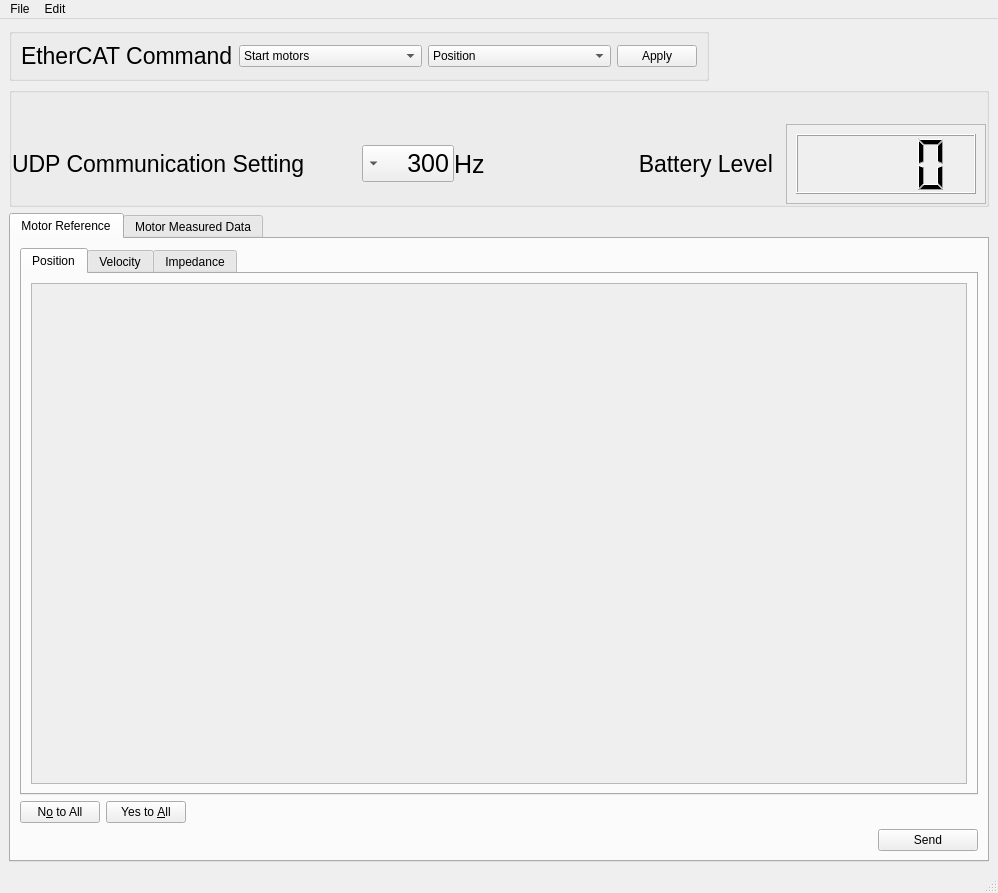
<?xml version="1.0" encoding="UTF-8"?>
<ui version="4.0">
 <class>MainWindow</class>
 <widget class="QMainWindow" name="MainWindow">
  <property name="geometry">
   <rect>
    <x>0</x>
    <y>0</y>
    <width>998</width>
    <height>893</height>
   </rect>
  </property>
  <property name="windowTitle">
   <string>MainWindow</string>
  </property>
  <widget class="QWidget" name="centralwidget">
   <layout class="QVBoxLayout" name="verticalLayout">
    <item>
     <widget class="QGroupBox" name="groupBox_2">
      <property name="maximumSize">
       <size>
        <width>700</width>
        <height>100</height>
       </size>
      </property>
      <property name="title">
       <string/>
      </property>
      <layout class="QHBoxLayout" name="horizontalLayout_4">
       <item>
        <widget class="QLabel" name="text">
         <property name="font">
          <font>
           <family>Ubuntu</family>
           <pointsize>17</pointsize>
          </font>
         </property>
         <property name="text">
          <string>EtherCAT Command</string>
         </property>
        </widget>
       </item>
       <item>
        <widget class="QComboBox" name="SelectFieldComboBox">
         <item>
          <property name="text">
           <string>Start motors</string>
          </property>
         </item>
         <item>
          <property name="text">
           <string>Stop motors</string>
          </property>
         </item>
        </widget>
       </item>
       <item>
        <widget class="QComboBox" name="ModeType">
         <item>
          <property name="text">
           <string>Position</string>
          </property>
         </item>
         <item>
          <property name="text">
           <string>Velocity</string>
          </property>
         </item>
         <item>
          <property name="text">
           <string>Impedance</string>
          </property>
         </item>
         <item>
          <property name="text">
           <string>Idle</string>
          </property>
         </item>
        </widget>
       </item>
       <item>
        <widget class="QDialogButtonBox" name="CmdManager">
         <property name="maximumSize">
          <size>
           <width>80</width>
           <height>16777215</height>
          </size>
         </property>
         <property name="standardButtons">
          <set>QDialogButtonBox::Apply</set>
         </property>
        </widget>
       </item>
      </layout>
     </widget>
    </item>
    <item>
     <widget class="QGroupBox" name="groupBox">
      <property name="maximumSize">
       <size>
        <width>1000</width>
        <height>120</height>
       </size>
      </property>
      <property name="title">
       <string/>
      </property>
      <layout class="QVBoxLayout" name="verticalLayout_6">
       <property name="spacing">
        <number>0</number>
       </property>
       <property name="leftMargin">
        <number>0</number>
       </property>
       <property name="topMargin">
        <number>0</number>
       </property>
       <property name="rightMargin">
        <number>0</number>
       </property>
       <property name="bottomMargin">
        <number>0</number>
       </property>
       <item>
        <widget class="QLabel" name="label_4">
         <property name="maximumSize">
          <size>
           <width>80</width>
           <height>16777215</height>
          </size>
         </property>
         <property name="text">
          <string/>
         </property>
        </widget>
       </item>
       <item>
        <layout class="QHBoxLayout" name="horizontalLayout_8">
         <item>
          <widget class="QLabel" name="label">
           <property name="maximumSize">
            <size>
             <width>16777215</width>
             <height>30</height>
            </size>
           </property>
           <property name="font">
            <font>
             <pointsize>17</pointsize>
            </font>
           </property>
           <property name="text">
            <string>UDP Communication Setting         </string>
           </property>
          </widget>
         </item>
         <item>
          <widget class="QComboBox" name="UDPFreq">
           <property name="maximumSize">
            <size>
             <width>16777215</width>
             <height>16777215</height>
            </size>
           </property>
           <property name="font">
            <font>
             <pointsize>19</pointsize>
            </font>
           </property>
           <property name="layoutDirection">
            <enum>Qt::RightToLeft</enum>
           </property>
           <item>
            <property name="text">
             <string>300</string>
            </property>
           </item>
           <item>
            <property name="text">
             <string>400</string>
            </property>
           </item>
           <item>
            <property name="text">
             <string>500</string>
            </property>
           </item>
           <item>
            <property name="text">
             <string>600</string>
            </property>
           </item>
           <item>
            <property name="text">
             <string>700</string>
            </property>
           </item>
           <item>
            <property name="text">
             <string>800</string>
            </property>
           </item>
           <item>
            <property name="text">
             <string>900</string>
            </property>
           </item>
           <item>
            <property name="text">
             <string>1000</string>
            </property>
           </item>
          </widget>
         </item>
         <item>
          <widget class="QLabel" name="label_2">
           <property name="maximumSize">
            <size>
             <width>30</width>
             <height>30</height>
            </size>
           </property>
           <property name="font">
            <font>
             <pointsize>19</pointsize>
            </font>
           </property>
           <property name="text">
            <string>Hz</string>
           </property>
          </widget>
         </item>
         <item>
          <widget class="QLabel" name="label_5">
           <property name="minimumSize">
            <size>
             <width>1</width>
             <height>0</height>
            </size>
           </property>
           <property name="maximumSize">
            <size>
             <width>16777215</width>
             <height>30</height>
            </size>
           </property>
           <property name="text">
            <string/>
           </property>
          </widget>
         </item>
         <item>
          <widget class="QLabel" name="label_3">
           <property name="maximumSize">
            <size>
             <width>16777215</width>
             <height>30</height>
            </size>
           </property>
           <property name="font">
            <font>
             <pointsize>17</pointsize>
            </font>
           </property>
           <property name="text">
            <string>          Battery Level  </string>
           </property>
          </widget>
         </item>
         <item>
          <layout class="QVBoxLayout" name="verticalLayout_4">
           <item>
            <widget class="QScrollArea" name="scrollArea_4">
             <property name="maximumSize">
              <size>
               <width>200</width>
               <height>80</height>
              </size>
             </property>
             <property name="widgetResizable">
              <bool>true</bool>
             </property>
             <widget class="QWidget" name="scrollAreaWidgetContents_5">
              <property name="geometry">
               <rect>
                <x>0</x>
                <y>0</y>
                <width>176</width>
                <height>76</height>
               </rect>
              </property>
              <layout class="QGridLayout" name="gridLayout">
               <item row="1" column="0">
                <widget class="QLCDNumber" name="BatteryLevel">
                 <property name="maximumSize">
                  <size>
                   <width>16777215</width>
                   <height>200</height>
                  </size>
                 </property>
                 <property name="font">
                  <font>
                   <family>Ubuntu Condensed</family>
                   <pointsize>17</pointsize>
                   <weight>75</weight>
                   <italic>false</italic>
                   <bold>true</bold>
                  </font>
                 </property>
                 <property name="lineWidth">
                  <number>1</number>
                 </property>
                 <property name="midLineWidth">
                  <number>0</number>
                 </property>
                 <property name="digitCount">
                  <number>4</number>
                 </property>
                </widget>
               </item>
              </layout>
             </widget>
            </widget>
           </item>
          </layout>
         </item>
        </layout>
       </item>
      </layout>
     </widget>
    </item>
    <item>
     <widget class="QTabWidget" name="tabWidget">
      <property name="currentIndex">
       <number>0</number>
      </property>
      <widget class="QWidget" name="tab">
       <attribute name="title">
        <string>Motor Reference</string>
       </attribute>
       <layout class="QVBoxLayout" name="verticalLayout_2">
        <item>
         <widget class="QTabWidget" name="tabControl">
          <property name="minimumSize">
           <size>
            <width>0</width>
            <height>0</height>
           </size>
          </property>
          <property name="maximumSize">
           <size>
            <width>16777215</width>
            <height>16777215</height>
           </size>
          </property>
          <property name="currentIndex">
           <number>0</number>
          </property>
          <widget class="QWidget" name="PositionTab">
           <attribute name="title">
            <string>Position</string>
           </attribute>
           <layout class="QHBoxLayout" name="horizontalLayout">
            <item>
             <widget class="QScrollArea" name="scrollArea">
              <property name="widgetResizable">
               <bool>true</bool>
              </property>
              <widget class="QWidget" name="scrollAreaWidgetContents">
               <property name="geometry">
                <rect>
                 <x>0</x>
                 <y>0</y>
                 <width>934</width>
                 <height>477</height>
                </rect>
               </property>
               <layout class="QHBoxLayout" name="horizontalLayout_6">
                <item>
                 <layout class="QVBoxLayout" name="positionSliders"/>
                </item>
               </layout>
              </widget>
             </widget>
            </item>
           </layout>
          </widget>
          <widget class="QWidget" name="VelocityTab">
           <attribute name="title">
            <string>Velocity</string>
           </attribute>
           <layout class="QHBoxLayout" name="horizontalLayout_2">
            <item>
             <widget class="QScrollArea" name="scrollArea_2">
              <property name="widgetResizable">
               <bool>true</bool>
              </property>
              <widget class="QWidget" name="scrollAreaWidgetContents_2">
               <property name="geometry">
                <rect>
                 <x>0</x>
                 <y>0</y>
                 <width>934</width>
                 <height>477</height>
                </rect>
               </property>
               <layout class="QHBoxLayout" name="horizontalLayout_10">
                <item>
                 <layout class="QVBoxLayout" name="velocitySliders"/>
                </item>
               </layout>
              </widget>
             </widget>
            </item>
           </layout>
          </widget>
          <widget class="QWidget" name="TorqueTab">
           <attribute name="title">
            <string>Impedance</string>
           </attribute>
           <layout class="QHBoxLayout" name="horizontalLayout_3">
            <item>
             <widget class="QScrollArea" name="scrollArea_3">
              <property name="widgetResizable">
               <bool>true</bool>
              </property>
              <widget class="QWidget" name="scrollAreaWidgetContents_3">
               <property name="geometry">
                <rect>
                 <x>0</x>
                 <y>0</y>
                 <width>934</width>
                 <height>477</height>
                </rect>
               </property>
               <layout class="QHBoxLayout" name="horizontalLayout_13">
                <item>
                 <layout class="QVBoxLayout" name="torqueSliders"/>
                </item>
               </layout>
              </widget>
             </widget>
            </item>
           </layout>
          </widget>
         </widget>
        </item>
        <item>
         <widget class="QDialogButtonBox" name="DisEnableSlaves">
          <property name="layoutDirection">
           <enum>Qt::RightToLeft</enum>
          </property>
          <property name="standardButtons">
           <set>QDialogButtonBox::NoToAll|QDialogButtonBox::YesToAll</set>
          </property>
         </widget>
        </item>
        <item>
         <widget class="QPushButton" name="SendStopBtn">
          <property name="maximumSize">
           <size>
            <width>100</width>
            <height>16777215</height>
           </size>
          </property>
          <property name="layoutDirection">
           <enum>Qt::RightToLeft</enum>
          </property>
          <property name="text">
           <string>Send</string>
          </property>
         </widget>
        </item>
       </layout>
      </widget>
      <widget class="QWidget" name="tab_2">
       <attribute name="title">
        <string>Motor Measured Data</string>
       </attribute>
       <layout class="QVBoxLayout" name="verticalLayout_3">
        <item>
         <widget class="QTreeWidget" name="MotorData">
          <column>
           <property name="text">
            <string>Time</string>
           </property>
          </column>
          <column>
           <property name="text">
            <string> Motor Name</string>
           </property>
          </column>
          <column>
           <property name="text">
            <string>Data</string>
           </property>
          </column>
          <column>
           <property name="text">
            <string>Dir</string>
           </property>
          </column>
          <column>
           <property name="text">
            <string>Raw Data</string>
           </property>
          </column>
         </widget>
        </item>
       </layout>
      </widget>
     </widget>
    </item>
   </layout>
  </widget>
  <widget class="QMenuBar" name="menubar">
   <property name="geometry">
    <rect>
     <x>0</x>
     <y>0</y>
     <width>998</width>
     <height>20</height>
    </rect>
   </property>
   <widget class="QMenu" name="menuFile">
    <property name="title">
     <string>File</string>
    </property>
    <addaction name="actionOpen"/>
   </widget>
   <widget class="QMenu" name="menuEdit">
    <property name="title">
     <string>Edit</string>
    </property>
   </widget>
   <addaction name="menuFile"/>
   <addaction name="menuEdit"/>
  </widget>
  <widget class="QStatusBar" name="statusbar"/>
  <action name="actionOpen">
   <property name="text">
    <string>Open</string>
   </property>
  </action>
 </widget>
 <resources/>
 <connections/>
</ui>
